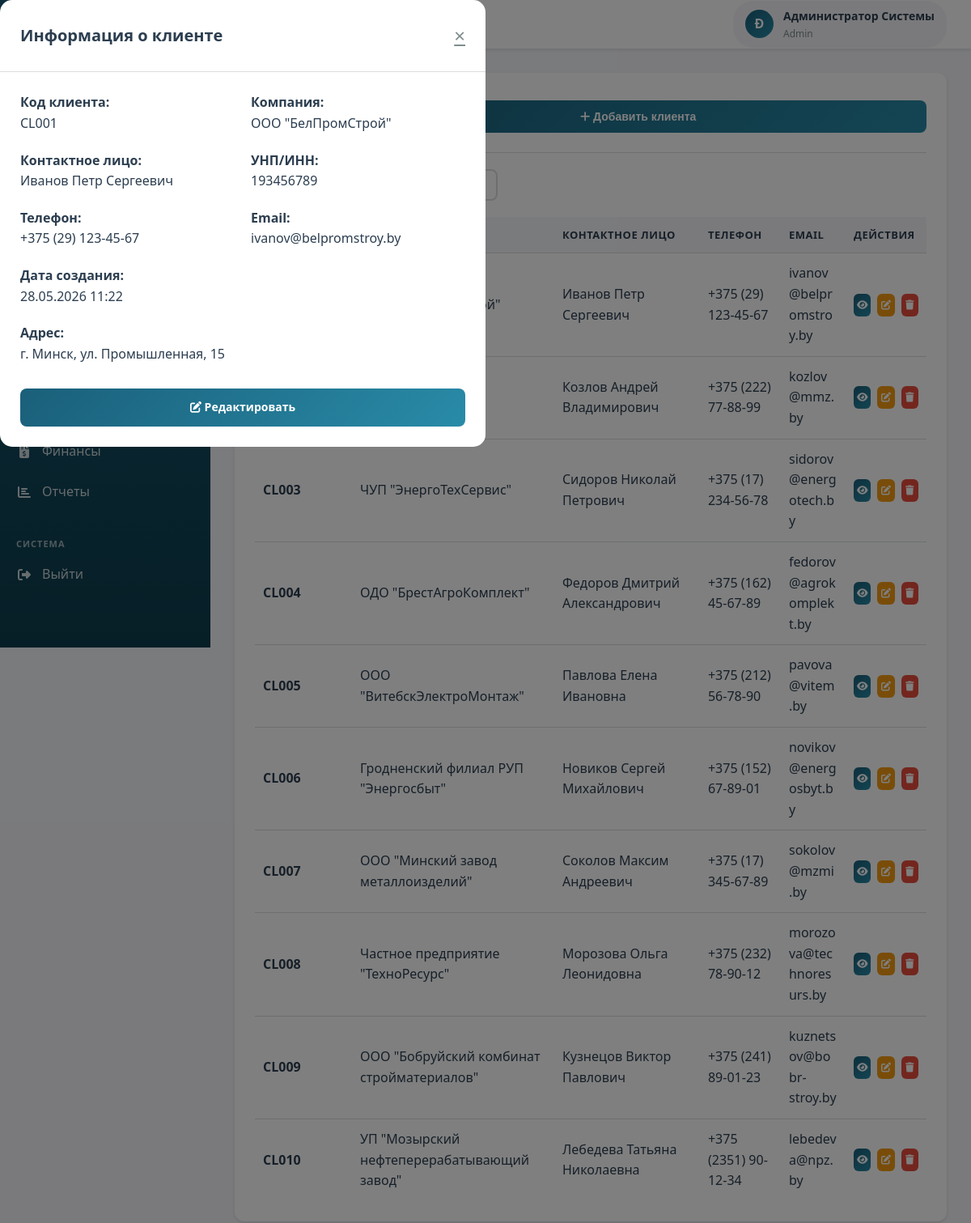
Page /modules/clients/index.php?view=1 (signed in) on the committed database.
### tables this page shows
CREATE TABLE clients (
    id INT AUTO_INCREMENT PRIMARY KEY,
    client_code VARCHAR(50) NOT NULL UNIQUE,
    company_name VARCHAR(200),
    contact_person VARCHAR(100),
    inn VARCHAR(20),
    address TEXT,
    phone VARCHAR(20),
    email VARCHAR(100),
    website VARCHAR(200),
    payment_terms TEXT,
    created_at TIMESTAMP DEFAULT CURRENT_TIMESTAMP,
    updated_at TIMESTAMP DEFAULT CURRENT_TIMESTAMP ON UPDATE CURRENT_TIMESTAMP
);

### includes/config.php (called while the page is built, shortened)
<?php
function isLoggedIn() {
    return isset($_SESSION['user_id']) && isset($_SESSION['user_role']);
}
function hasRole($allowedRoles) {
    return in_array($_SESSION['user_role'], $allowedRoles);
}
?>

### modules/clients/index.php (the view, shortened to what this page needs)
<?php
require_once '../../includes/config.php';
$pdo = getDBConnection();
if (isset($_GET['view'])) {
    try {
        $clientId = (int)$_GET['view'];
        $stmt = $pdo->prepare("SELECT * FROM clients WHERE id = :id");
        $stmt->execute([':id' => $clientId]);
        $viewClient = $stmt->fetch();
    } catch (PDOException $e) {
        $error = 'Ошибка загрузки данных клиента';
        error_log($e->getMessage());
    }
}
try {
    $stmt = $pdo->query("SELECT * FROM clients ORDER BY created_at DESC");
    $clients = $stmt->fetchAll();
} catch (PDOException $e) {
    $error = 'Ошибка загрузки данных';
    $clients = [];
}
$userFullName = $_SESSION['full_name'];
$initials = strtoupper(substr($userFullName, 0, 1));
?>
<!DOCTYPE html>
<html lang="ru">
<head>
    <link rel="stylesheet" href="../../assets/css/style.css">
    <link rel="stylesheet" href="https://cdnjs.cloudflare.com/ajax/libs/font-awesome/6.4.0/css/all.min.css">
</head>
<body>
    <div class="dashboard-container">
        <aside class="sidebar">
            <div class="sidebar-header">
                <div class="sidebar-logo">
                    <div class="logo-icon">
                    </div>
                    <div class="logo-text">
                        <h2>Полесьеэлектромаш</h2>
                        <p>Корпоративная система</p>
                    </div>
                </div>
            </div>
            <?php
            include '../../includes/sidebar.php';
            ?>
        </aside>
        <div class="main-content">
            <header class="header">
                <div class="header-left">
                    <div class="header-title">
                        <h1>Управление клиентами</h1>
                    </div>
                </div>
                <div class="header-right">
                    <div class="user-info">
                        <div class="user-avatar">
                            <?php echo $initials; ?>
                        </div>
                        <div class="user-details">
                            <span class="user-name"><?php echo htmlspecialchars($userFullName); ?></span>
                            <span class="user-role"><?php echo ucfirst($userRole); ?></span>
                        </div>
                    </div>
                </div>
            </header>
            <div class="content-area">
                <div class="card">
                    <div class="card-header">
                        <h2 class="card-title">База клиентов</h2>
                        <?php if (hasRole(['admin', 'manager'])): ?>
                            <button class="btn btn-primary" onclick="openModal('addClientModal')">
                                <i class="fas fa-plus"></i> Добавить клиента
                            </button>
                        <?php endif; ?>
                    </div>
                    <div style="margin-bottom: 20px;">
                    </div>
                    <div class="table-responsive">
                        <table class="data-table" id="clientsTable">
                            <thead>
                                <tr>
                                    <th>Код</th>
                                    <th>Компания</th>
                                    <th>Контактное лицо</th>
                                    <th>Телефон</th>
                                    <th>Email</th>
                                    <th>Действия</th>
                                </tr>
                            </thead>
                            <tbody>
                                <?php if (empty($clients)): ?>
                                    <tr>
                                        <td colspan="6" class="text-center">Клиентов не найдено</td>
                                    </tr>
                                <?php else: ?>
                                    <?php foreach ($clients as $client): ?>
                                        <tr>
                                            <td><strong><?php echo htmlspecialchars($client['client_code']); ?></strong></td>
                                            <td><?php echo htmlspecialchars($client['company_name'] ?? 'Не указано'); ?></td>
                                            <td><?php echo htmlspecialchars($client['contact_person'] ?? 'Не указано'); ?></td>
                                            <td><?php echo htmlspecialchars($client['phone'] ?? 'Не указано'); ?></td>
                                            <td><?php echo htmlspecialchars($client['email'] ?? 'Не указано'); ?></td>
                                            <td>
                                                <div class="action-buttons">
                                                    <a href="?view=<?php echo $client['id']; ?>"
                                                       class="btn btn-sm btn-icon btn-primary"
                                                       title="Просмотр">
                                                        <i class="fas fa-eye"></i>
                                                    </a>
                                                    <?php if (hasRole(['admin', 'manager'])): ?>
                                                        <a href="?edit=<?php echo $client['id']; ?>"
                                                           class="btn btn-sm btn-icon btn-secondary"
                                                           title="Редактировать">
                                                            <i class="fas fa-edit"></i>
                                                        </a>
                                                        <a href="?delete=<?php echo $client['id']; ?>"
                                                           class="btn btn-sm btn-icon btn-danger"
                                                           onclick="return confirm('Вы уверены, что хотите удалить клиента?')"
                                                           title="Удалить">
                                                            <i class="fas fa-trash"></i>
                                                        </a>
                                                    <?php endif; ?>
                                                </div>
                                            </td>
                                        </tr>
                                    <?php endforeach; ?>
                                <?php endif; ?>
                            </tbody>
                        </table>
                    </div>
                </div>
            </div>
        </div>
    </div>
    <?php if (isset($viewClient) && $viewClient): ?>
    <div id="viewClientModal" class="modal" style="display: block;">
        <div class="modal-content">
            <div class="modal-header">
                <h2>Информация о клиенте</h2>
                <a href="index.php" class="modal-close">&times;</a>
            </div>
            <div class="modal-body">
                <div style="display: grid; grid-template-columns: 1fr 1fr; gap: 20px;">
                    <div>
                        <p><strong>Код клиента:</strong></p>
                        <p><?php echo htmlspecialchars($viewClient['client_code']); ?></p>
                    </div>
                    <div>
                        <p><strong>Компания:</strong></p>
                        <p><?php echo htmlspecialchars($viewClient['company_name'] ?? 'Не указано'); ?></p>
                    </div>
                    <div>
                        <p><strong>Контактное лицо:</strong></p>
                        <p><?php echo htmlspecialchars($viewClient['contact_person'] ?? 'Не указано'); ?></p>
                    </div>
                    <div>
                        <p><strong>УНП/ИНН:</strong></p>
                        <p><?php echo htmlspecialchars($viewClient['inn'] ?? 'Не указано'); ?></p>
                    </div>
                    <div>
                        <p><strong>Телефон:</strong></p>
                        <p><?php echo htmlspecialchars($viewClient['phone'] ?? 'Не указано'); ?></p>
                    </div>
                    <div>
                        <p><strong>Email:</strong></p>
                        <p><?php echo htmlspecialchars($viewClient['email'] ?? 'Не указано'); ?></p>
                    </div>
                    <div>
                        <p><strong>Дата создания:</strong></p>
                        <p><?php echo date('d.m.Y H:i', strtotime($viewClient['created_at'])); ?></p>
                    </div>
                </div>
                <div style="margin-top: 20px;">
                    <p><strong>Адрес:</strong></p>
                    <p><?php echo htmlspecialchars($viewClient['address'] ?? 'Не указано'); ?></p>
                </div>
                <?php if (hasRole(['admin', 'manager'])): ?>
                <div style="margin-top: 30px; text-align: right;">
                    <a href="?edit=<?php echo $viewClient['id']; ?>" class="btn btn-primary">
                        <i class="fas fa-edit"></i> Редактировать
                    </a>
                </div>
                <?php endif; ?>
            </div>
        </div>
    </div>
    <?php endif; ?>
</body>
</html>

### rows in the picture
clients: contact_person "Иванов Петр Сергеевич", phone "+375 (29) 123-45-67", email "ivanov@belpromstroy.by", client_code "CL001", company_name "ООО \"БелПромСтрой\"", inn "193456789", created_at "28.05.2026 11:22", address "г. Минск, ул. Промышленная, 15"
clients: contact_person "Козлов Андрей Владимирович", phone "+375 (222) 77-88-99", email "kozlov@mmz.by"
clients: client_code "CL003", company_name "ЧУП \"ЭнергоТехСервис\"", contact_person "Сидоров Николай Петрович", phone "+375 (17) 234-56-78", email "sidorov@energotech.by"
clients: client_code "CL004", company_name "ОДО \"БрестАгроКомплект\"", contact_person "Федоров Дмитрий Александрович", phone "+375 (162) 45-67-89", email "fedorov@agrokomplekt.by"
clients: client_code "CL005", company_name "ООО \"ВитебскЭлектроМонтаж\"", contact_person "Павлова Елена Ивановна", phone "+375 (212) 56-78-90", email "pavova@vitem.by"
clients: client_code "CL006", company_name "Гродненский филиал РУП \"Энергосбыт\"", contact_person "Новиков Сергей Михайлович", phone "+375 (152) 67-89-01", email "novikov@energosbyt.by"
clients: client_code "CL007", company_name "ООО \"Минский завод металлоизделий\"", contact_person "Соколов Максим Андреевич", phone "+375 (17) 345-67-89", email "sokolov@mzmi.by"
clients: client_code "CL008", company_name "Частное предприятие \"ТехноРесурс\"", contact_person "Морозова Ольга Леонидовна", phone "+375 (232) 78-90-12", email "morozova@technoresurs.by"
clients: client_code "CL009", company_name "ООО \"Бобруйский комбинат стройматериалов\"", contact_person "Кузнецов Виктор Павлович", phone "+375 (241) 89-01-23", email "kuznetsov@bobr-stroy.by"
clients: client_code "CL010", company_name "УП \"Мозырский нефтеперерабатывающий завод\"", contact_person "Лебедева Татьяна Николаевна", phone "+375 (2351) 90-12-34", email "lebedeva@npz.by"

### other values in the picture
$item['text'] "Финансы"
$item['text'] "Отчеты"
$initials "Ð"
$userFullName "Администратор Системы"
$userRole "Admin"
